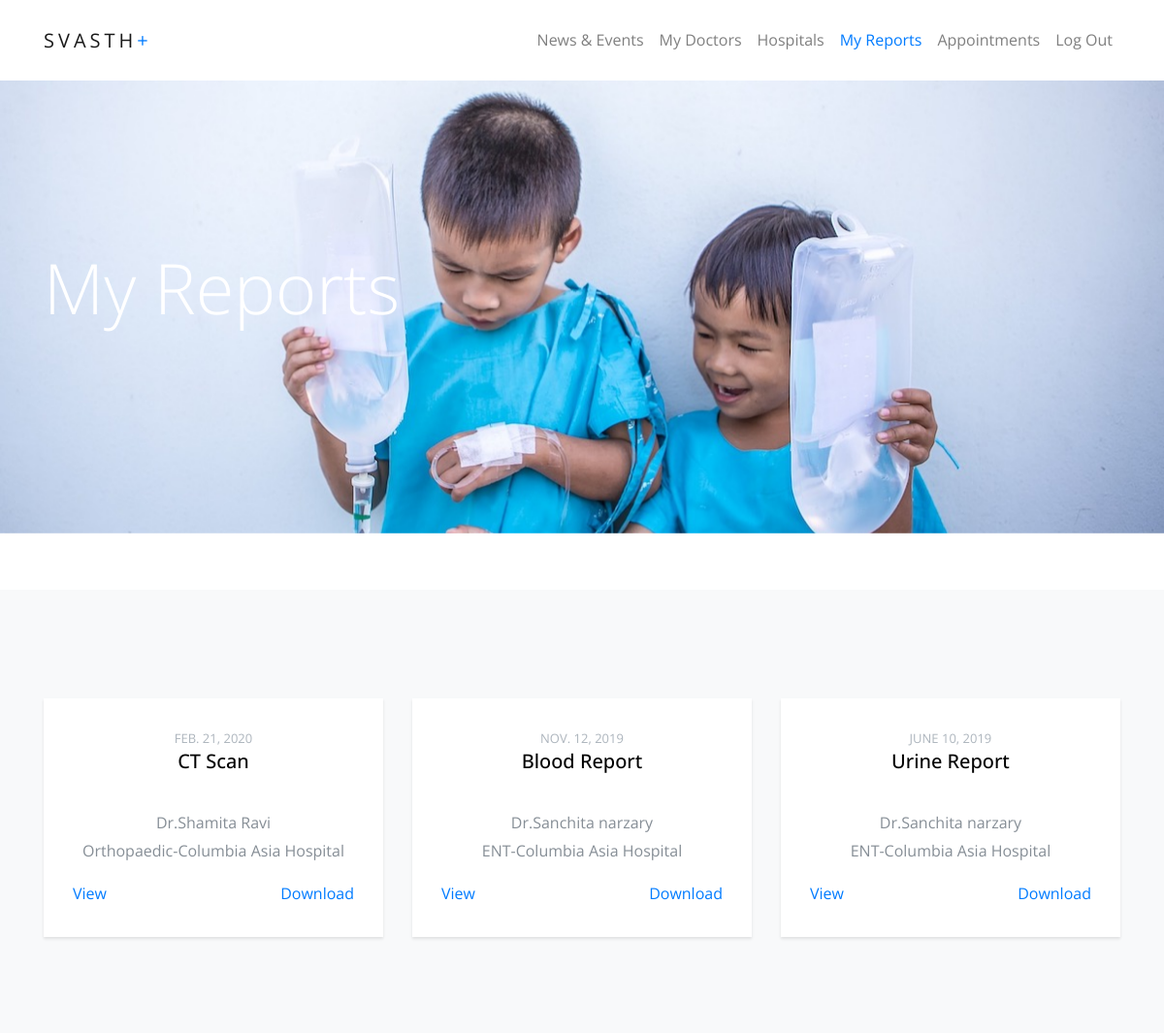
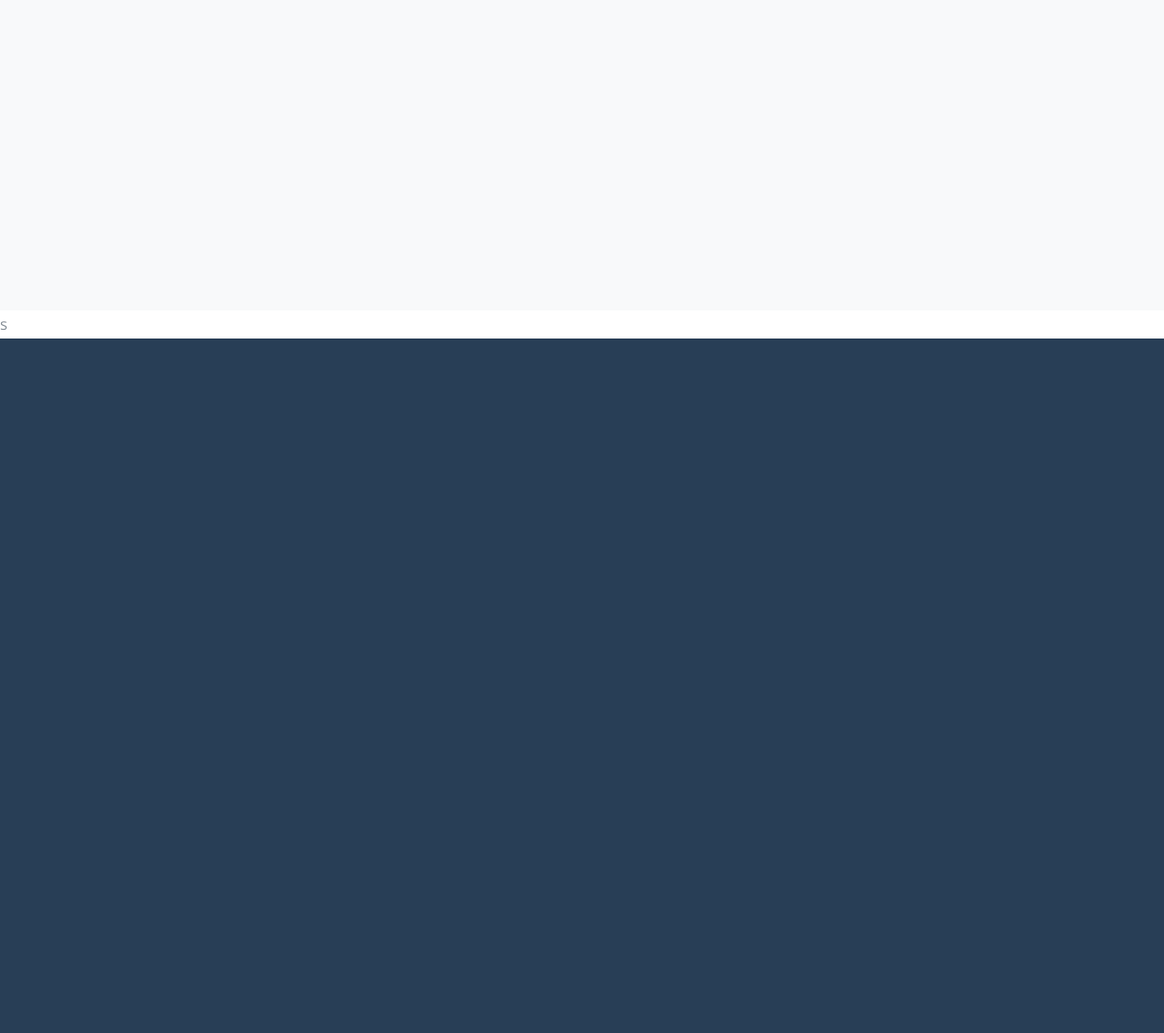
The page /svasth/1/Reports/ on the database its author committed (2 pictures, top to bottom).
### Svasth/models.py (models this page shows, shortened)
class Report(models.Model):
    Report_Id = models.AutoField(primary_key=True)
    Reports_Choices = (
        (" CT Scan ", " CT Scan "),
        (" Blood Report ", " Blood Report "),
        (" ECG ", " ECG "),
        (" Urine Report ", " Urine Report "),
        (" X-Ray Report ", " X-Ray Report "),
        (" UltraSound Report ", " UltraSound Report ")
    )
    Report_Name = models.CharField(max_length=200, choices=Reports_Choices)
    Report_Desc = models.CharField(max_length=500, default='', blank=True)
    Report_Doc = models.ForeignKey(Doctor, on_delete=models.CASCADE)
    Report_Date = models.DateField(default=now)
    Report_file = models.FileField()
    Report_User = models.ForeignKey(User, on_delete=models.CASCADE)

class Doctor(models.Model):
    Doctors_Id = models.AutoField(primary_key=True)
    Doctors_Name = models.CharField(max_length=254)
    Specialisation_Choices = (
        (" Allergist", " Allergist"),
        (" Anesthesiologist", " Anesthesiologist"),
        (" Cardiologist", "Cardiologist "),
        (" Orthopaedic", " Orthopaedic"),
        (" Endocrinologist", " Endocrinologist"),
        (" Dermatologist", " Dermatologist")
    )
    Doctors_Specialisation = models.ForeignKey(Specialisation, on_delete=models.CASCADE)
    Doctors_Icon = models.FileField()
    Doctors_Hospital = models.ForeignKey(Hospital, on_delete=models.CASCADE)

class Specialisation(models.Model):
    Specialisation_Id = models.AutoField(primary_key=True)
    Specialisation_Name = models.CharField(max_length=1000)
    Specialisation_Hospital = models.ForeignKey(Hospital, on_delete=models.CASCADE)
    def __str__(self):
        return self.Specialisation_Name + "-" + self.Specialisation_Hospital.Hospital_Name

class Hospital(models.Model):
    Hospital_Id = models.AutoField(primary_key=True)
    Hospital_Name = models.CharField(max_length=254)
    Hospital_Location = models.TextField(max_length=1000)
    Hospital_Contact = models.CharField(max_length=15)
    Hospital_Logo = models.FileField()

### Svasth/views.py (the view)
# urls.py: url(r'^(?P<UserID>[0-9]+)/Reports/', views.Reports, name='Reports'),
def Reports(resquest, UserID):
    All_Reports = Report.objects.filter(Report_User__User_Id=UserID)
    context = {'All_Reports': All_Reports, 'UserID': UserID}
    return render(resquest, 'Svasth/Reports.html', context)

### Svasth/templates/Svasth/Reports.html (shortened to what this page needs)
{% load static %}
    <link rel="stylesheet" href="{% static 'Svasth/css/bootstrap.css' %}"/>
    <link rel="stylesheet" href="{% static 'Svasth/css/animate.css' %}"/>
    <link rel="stylesheet" href="{% static 'Svasth/css/owl.carousel.min.css' %}"/>
    <link rel="stylesheet" href="{% static 'Svasth/css/bootstrap-datepicker.css' %}"/>
    <link rel="stylesheet" href="{% static 'Svasth/css/jquery.timepicker.css' %}"/>
    <link rel="stylesheet" href="{% static 'Svasth/fonts/ionicons/css/ionicons.min.css' %}"/>
    <link rel="stylesheet" href="{% static 'Svasth/fonts/fontawesome/css/font-awesome.min.css' %}"/>
    <link rel="stylesheet" href="{% static 'Svasth/fonts/flaticon/font/flaticon.css' %}"/>
    <link rel="stylesheet" href="{% static 'Svasth/css/style.css' %}">
<header role="banner">
      <nav class="navbar navbar-expand-lg navbar-light bg-light fixed-top">
         <div class="container">
          <a class="navbar-brand" href="index.html">Svasth<span>+</span>  </a>
          <div class="collapse navbar-collapse" id="navbarsExample05">
            <ul class="navbar-nav ml-auto">
              <li class="nav-item">
                <a class="nav-link" href="{% url 'Svasth:Home' UserID %}">News & Events</a>
              </li>
              <li class="nav-item">
                <a class="nav-link" href={% url 'Svasth:MyDoctors'  UserID %}>My Doctors</a>
              </li>
                <li class = 'nav-item'>
                    <a class="nav-link" href="{% url 'Svasth:Hospitals' UserID %}">Hospitals</a>
                </li>
              <li class="nav-item">
                <a class="nav-link active" href="{% url 'Svasth:Reports' UserID %}">My Reports</a>
              </li>
              <li class="nav-item">
                <a class="nav-link" href="{% url 'Svasth:Appointments' UserID %}">Appointments</a>
              </li>
              <li class="nav-item">
              <a class="nav-link" href="{% url 'Svasth:Index' %}">Log Out</a>
              </li>
            </ul>
          </div>
        </div>
      </nav>
    </header>
 <section class="home-slider inner-page owl-carousel">
      <div class="slider-item" style="background-image: url('{% static 'Svasth/img/antibiotics.jpg' %}');">
        <div class="container">
          <div class="row slider-text align-items-center">
            <div class="col-md-7 col-sm-12 element-animate">
              <h1>My Reports</h1>
            </div>
          </div>
        </div>
      </div>
    </section>
 <section class="section bg-light">
      <div class="container">
        <div class="row">
{% for reports in All_Reports %}
             <div class="col-md-4 element-animate">
          <div class="media d-block media-custom text-center">
              <div class="media-body">
                <span class="meta-post">{{ reports.Report_Date }}</span>
                  <h3 class="mt-0 text-black">{{ reports.Report_Name }}</h3>
                  <p>{{ reports.Report_Desc }} <br> Dr.{{ reports.Report_Doc.Doctors_Name }} <br> {{ reports.Report_Doc.Doctors_Specialisation }}</p>
                  <p class="clearfix">
                  <a href="{{ reports.Report_file.url }}" class="float-left" target="_blank">View</a>
                  <a href="{{ reports.Report_file.url }}" class="float-right" download>Download</a>
                </p>
              </div>
            </div>
              </div>
 {% endfor %}
        </div>
      </div>
 </section>s
<footer class="site-footer" role="contentinfo">
      <div class="container">
      </div>
    </footer>

### Svasth/static/Svasth/css/style.css (style rules this page uses)
a { -webkit-transition: .3s all ease; -o-transition: .3s all ease; transition: .3s all ease; text-decoration: none; }
h1, h2, h3, h4, h5 { color: #000; }
header { position: relative; top: 0; left: 0; width: 100%; z-index: 5; }
header .navbar-brand { text-transform: uppercase; letter-spacing: .2em; font-weight: 400; }
header .navbar-brand span { color: #007bff; }
header .navbar { padding-top: 0; padding-bottom: 0; background: white !important; }
header .navbar .nav-link { padding: 1.7rem 1rem; outline: none !important; }
header .navbar .nav-link.active { color: #007bff !important; }
.owl-carousel.home-slider { z-index: 1; position: relative; }
.owl-carousel.home-slider .slider-item { background-size: cover; background-repeat: no-repeat; background-position: center center; height: calc(100vh - 117px); min-height: 700px; }
.owl-carousel.home-slider .slider-item .slider-text { color: #fff; height: calc(100vh - 117px); min-height: 700px; }
.owl-carousel.home-slider .slider-item .slider-text h1 { font-size: 72px; color: #fff; line-height: 1.2; font-weight: 300; }
.owl-carousel.home-slider.inner-page .slider-item { height: calc(50vh - 117px); min-height: 500px; }
.owl-carousel.home-slider.inner-page .slider-item .slider-text { color: #fff; height: calc(50vh - 117px); min-height: 500px; }
.section { padding: 7em 0; }
.text-black { color: #000 !important; }
.media-custom { background: #fff; -webkit-transition: .3s all ease; -o-transition: .3s all ease; transition: .3s all ease; -webkit-box-shadow: 0 2px 3px 0 rgba(0, 0, 0, 0.1); box-shadow: 0 2px 3px 0 rgba(0, 0, 0, 0.1); margin-bottom: 30px; }
.media-custom .meta-post { color: #adb5bd; font-size: 13px; text-transform: uppercase; }
.media-custom .media-body { padding: 30px; }
.media-custom .media-body h3 { font-size: 20px; }
.media-custom .media-body p:last-child { margin-bottom: 0; }
.site-footer { padding: 7em 0; background: #283E56; color: rgba(255, 255, 255, 0.7); }
.element-animate { opacity: 0; visibility: hidden; }

### rows shown on the page
Report: Report_Date "FEB. 21, 2020", Report_Name "CT Scan", Report_Doc.Doctors_Name "Shamita Ravi", Report_Doc.Doctors_Specialisation "Orthopaedic-Columbia Asia Hospital"
Report: Report_Date "NOV. 12, 2019", Report_Name "Blood Report", Report_Doc.Doctors_Name "Sanchita narzary", Report_Doc.Doctors_Specialisation "ENT-Columbia Asia Hospital"
Report: Report_Date "JUNE 10, 2019", Report_Name "Urine Report", Report_Doc.Doctors_Name "Sanchita narzary", Report_Doc.Doctors_Specialisation "ENT-Columbia Asia Hospital"
